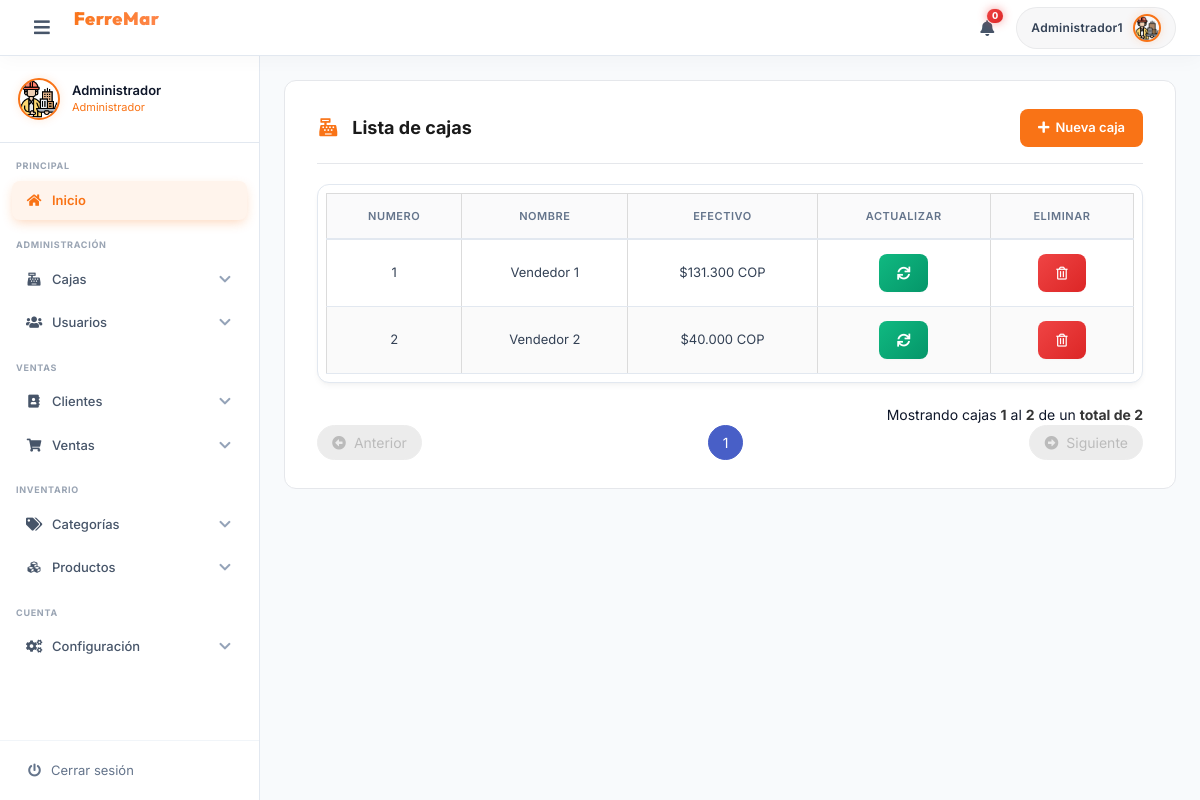
The page /cashierList/ (signed in) on the database its author committed.
### tables this page shows
CREATE TABLE `caja` (
  `caja_id` int(5) NOT NULL,
  `caja_numero` int(5) NOT NULL,
  `caja_nombre` varchar(100) NOT NULL,
  `caja_efectivo` decimal(30,2) NOT NULL
);

### app/controllers/cashierController.php (the view, shortened to what this page needs)
<?php
	class cashierController extends mainModel{
		public function listarCajaControlador($pagina,$registros,$url,$busqueda){
			$pagina=$this->limpiarCadena($pagina);
			$registros=$this->limpiarCadena($registros);
			$url=$this->limpiarCadena($url);
			$url=APP_URL.$url."/";
			$busqueda=$this->limpiarCadena($busqueda);
			$tabla="";
			$pagina = (isset($pagina) && $pagina>0) ? (int) $pagina : 1;
			$inicio = ($pagina>0) ? (($pagina * $registros)-$registros) : 0;
			if(isset($busqueda) && $busqueda!=""){
				$consulta_datos="SELECT * FROM caja WHERE caja_numero LIKE '%$busqueda%' OR caja_nombre LIKE '%$busqueda%' ORDER BY caja_numero ASC LIMIT $inicio,$registros";
				$consulta_total="SELECT COUNT(caja_id) FROM caja WHERE caja_numero LIKE '%$busqueda%' OR caja_nombre LIKE '%$busqueda%'";
			}else{
				$consulta_datos="SELECT * FROM caja ORDER BY caja_numero ASC LIMIT $inicio,$registros";
				$consulta_total="SELECT COUNT(caja_id) FROM caja";
			}
			$datos = $this->ejecutarConsulta($consulta_datos);
			$datos = $datos->fetchAll();
			$total = $this->ejecutarConsulta($consulta_total);
			$total = (int) $total->fetchColumn();
			$numeroPaginas =ceil($total/$registros);
			$tabla.='
		        <div class="table-container">
		        <table class="table is-bordered is-striped is-narrow is-hoverable is-fullwidth">
		            <thead>
		                <tr>
		                    <th class="has-text-centered">Numero</th>
		                    <th class="has-text-centered">Nombre</th>
		                    <th class="has-text-centered">Efectivo</th>
		                    <th class="has-text-centered">Actualizar</th>
		                    <th class="has-text-centered">Eliminar</th>
		                </tr>
		            </thead>
		            <tbody>
		    ';
		    if($total>=1 && $pagina<=$numeroPaginas){
				$contador=$inicio+1;
				$pag_inicio=$inicio+1;
				foreach($datos as $rows){
					$tabla.='
						<tr class="has-text-centered" >
							<td>'.$rows['caja_numero'].'</td>
							<td>'.$rows['caja_nombre'].'</td>
							<td>'.MONEDA_SIMBOLO.number_format($rows['caja_efectivo'], MONEDA_DECIMALES, MONEDA_SEPARADOR_DECIMAL, MONEDA_SEPARADOR_MILLAR).' '.MONEDA_NOMBRE.'</td>
			                <td>
			                    <a href="'.APP_URL.'cashierUpdate/'.$rows['caja_id'].'/" class="button is-success is-rounded is-small">
			                    	<i class="fas fa-sync fa-fw"></i>
			                    </a>
			                </td>
			                <td>
			                	<form class="FormularioAjax" action="'.APP_URL.'app/ajax/cajaAjax.php" method="POST" autocomplete="off" >
			                		<input type="hidden" name="modulo_caja" value="eliminar">
			                		<input type="hidden" name="caja_id" value="'.$rows['caja_id'].'">
			                    	<button type="submit" class="button is-danger is-rounded is-small">
			                    		<i class="far fa-trash-alt fa-fw"></i>
			                    	</button>
			                    </form>
			                </td>
						</tr>
					';
					$contador++;
				}
				$pag_final=$contador-1;
			}
			$tabla.='</tbody></table></div>';
			if($total>0 && $pagina<=$numeroPaginas){
				$tabla.='<p class="has-text-right">Mostrando cajas <strong>'.$pag_inicio.'</strong> al <strong>'.$pag_final.'</strong> de un <strong>total de '.$total.'</strong></p>';
				$tabla.=$this->paginadorTablas($pagina,$numeroPaginas,$url,7);
			}
			return $tabla;
		}
	}

### app/views/css/all.css (style rules this page uses)
.fa, .fas, .far, .fal, .fad, .fab { -moz-osx-font-smoothing: grayscale; -webkit-font-smoothing: antialiased; display: inline-block; font-style: normal; font-variant: normal; text-rendering: auto; line-height: 1; }
.fa-fw { text-align: center; width: 1.25em; }
.fa-sync:before { content: "\f021"; }
.fa-trash-alt:before { content: "\f2ed"; }
.far { font-family: 'Font Awesome 5 Free'; font-weight: 400; }
.fa, .fas { font-family: 'Font Awesome 5 Free'; font-weight: 900; }

### app/views/css/estilos.css (style rules this page uses)
:root { --primary-gradient: linear-gradient(135deg, #f97316 0%, #ff5e36 100%); --primary: #f97316; --primary-hover: #ea6c0a; --primary-light: rgba(249, 115, 22, 0.08); --bg-main: #f8fafc; --bg-card: #ffffff; --border-color: #e2e8f0; --text-main: #0f172a; --text-muted: #64748b; --sidebar-bg: #ffffff; --sidebar-active-bg: rgba(249, 115, 22, 0.12); --shadow-sm: 0 1px 2px 0 rgba(0, 0, 0, 0.02); --shadow-md: 0 4px 6px -1px rgba(0, 0, 0, 0.04), 0 2px 4px -2px rgba(0, 0, 0, 0.04); --shadow-lg: 0 10px 25px -5px rgba(15, 23, 42, 0.05), 0 8px 10px -6px rgba(15, 23, 42, 0.05); --shadow-premium: 0 20px 40px -15px rgba(15, 23, 42, 0.07); --radius-sm: 6px; --radius-md: 12px; --radius-lg: 16px; --transition-fast: 0.15s cubic-bezier(0.4, 0, 0.2, 1); --transition-normal: 0.25s cubic-bezier(0.4, 0, 0.2, 1); }
*, *::before, *::after { box-sizing: border-box; }
body, html { height: 100%; width: 100%; margin: 0; padding: 0; font-size: 14px; font-family: "Inter", sans-serif; background-color: var(--bg-main); color: var(--text-main); -webkit-font-smoothing: antialiased; }
.table-container { background: white; border-radius: var(--radius-md); box-shadow: var(--shadow-md); border: 1px solid var(--border-color); padding: 8px; margin-bottom: 24px; }
.table { width: 100% !important; background-color: transparent !important; font-size: 13px !important; }
.table thead th { background: #fafafb !important; color: var(--text-muted) !important; font-weight: 600 !important; font-size: 11px !important; text-transform: uppercase !important; letter-spacing: 0.05em !important; padding: 14px 16px !important; border-bottom: 2px solid var(--border-color) !important; }
.table tbody td { padding: 14px 16px !important; color: #334155 !important; border-bottom: 1px solid var(--border-color) !important; vertical-align: middle !important; }
.button { font-family: "Inter", sans-serif !important; font-weight: 600 !important; font-size: 13px !important; height: 38px !important; border-radius: 8px !important; transition: var(--transition-fast) !important; box-shadow: var(--shadow-sm) !important; }
.button.is-success { background: linear-gradient(135deg, #10b981 0%, #059669 100%) !important; border: none !important; }
.button.is-danger { background: linear-gradient(135deg, #ef4444 0%, #dc2626 100%) !important; border: none !important; }

### rows shown on the page
caja: caja_numero "1", caja_nombre "Vendedor 1", caja_efectivo "131.300"
caja: caja_numero "2", caja_nombre "Vendedor 2", caja_efectivo "40.000"

### other values the page prints
$_SESSION['usuario'] "Administrador1"
$_SESSION['nombre'] "Administrador"
$_SESSION['cargo'] "Administrador"
$pag_inicio "1"
$pag_final "2"
$total "2"
